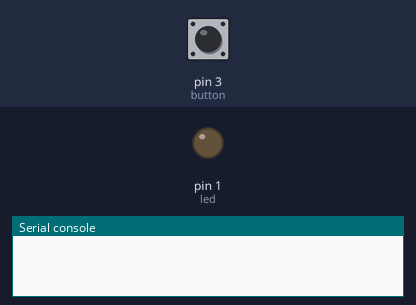
Bench run of a program on a simulated MicroPython board. Shown: output pins drawn as LEDs (lit = HIGH), the last lines printed to the serial console. Inputs (shaded band) come from the test bench; at power-on: pin 3 (button) HIGH.

Above: at 1.2 s.
1.3 s: pin 3 (button) pulled LOW for 0.15 s
At 1.7 s:
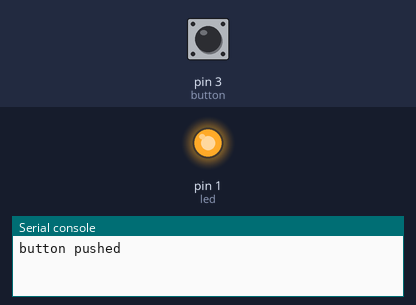
3.4 s: pin 3 (button) pulled LOW for 3.2 s
At 8.0 s:
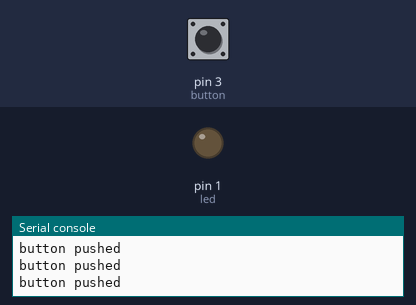
Timing chart, 0 to 9.5 s (numbered marks = the images above; inputs shaded):
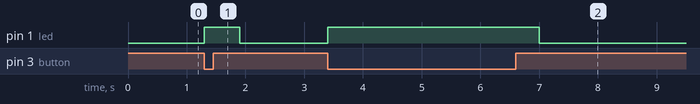

The program:

digital_io_serial.py
```python
#digital_io_serial.py
#9/29/24
#detect button state.  Print line if button depressed.

from machine import Pin
import time

led = Pin(1, Pin.OUT)   # create an input pin on pin #1, no pull up resistor

button = Pin(3, Pin.IN, Pin.PULL_UP)


while True:
    led.value(not(button.value()))

    if not button.value():
        print("button pushed")
        time.sleep(0.5)

    time.sleep(0.1)
```

Measured:
- after the input at 1.3 s, pin 1 (led): LOW → HIGH at once, → LOW 0.60 s later
- after the input at 3.4 s, pin 1 (led): LOW → HIGH at once, → LOW 3.6 s later
